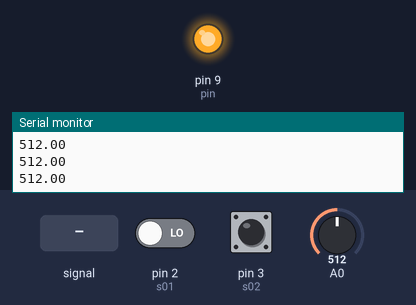
Bench run of a sketch on a simulated Arduino Uno, built with avr-gcc and run on an emulated ATmega328P. Shown: output pins drawn as LEDs (lit = HIGH), the last lines printed to the serial monitor. The test bench sets the inputs (shaded band); at power-on: A0 = 512, pin 2 (s01) LOW, pin 3 (s02) HIGH.

Above: at 1.2 s.
1.3 s: A0 fed a 2 Hz sine of ±306 counts around its level
At 1.68 s:
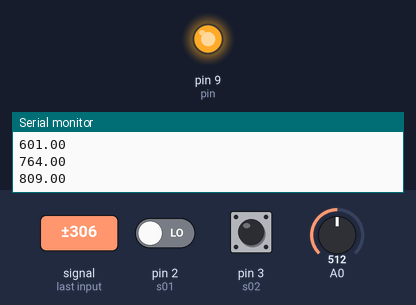
4.3 s: A0 set to 0
5.8 s: A0 set to 3
At 6.9 s:
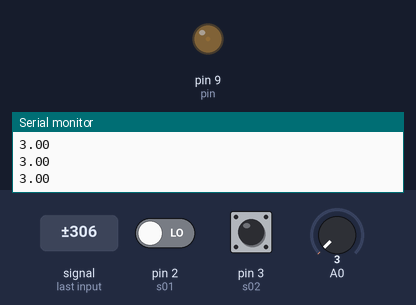
7.3 s: pin 2 (s01) driven HIGH
At 7.7 s:
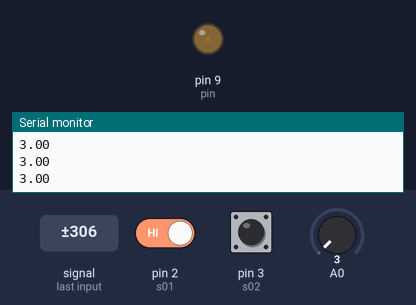
9.4 s: pin 2 (s01) driven LOW
At 9.9 s:
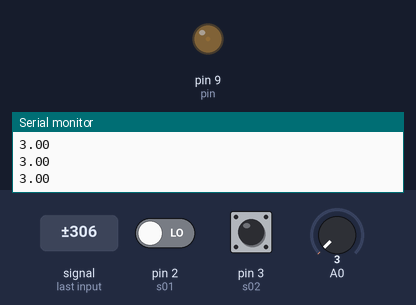
Timing chart, 0 to 11.9 s (numbered marks = the images above; inputs shaded):
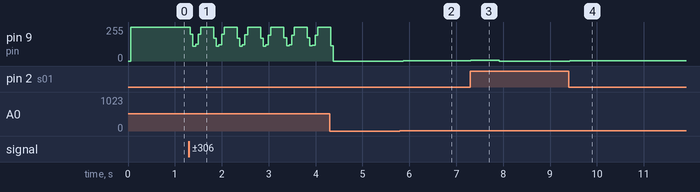

The sketch:

emf-detector.ino
```cpp
#define sample 500

byte inPinH = 0;
float valH;

int dirty[10];
byte index = 0;
int maxVal = 0;

byte s01 = 2;
byte s02 = 3;
byte pin = 9;

void setup() {
  Serial.begin(9600);

  pinMode(s01, INPUT);  //To Switch
  pinMode(s02, INPUT_PULLUP); //To Button
  pinMode(pin, OUTPUT); //To LED
}

void loop() {
  valH = average(inPinH, sample);

  if (digitalRead(s01) == 1) {
    analogWrite(pin, map(constrain(jail(valH, maxVal), 0, 100), 0, 100, 0, 255));
  } else {
    analogWrite(pin, map(constrain(valH, 0, 500), 0, 500, 0, 255));
  }

  if (digitalRead(s01) == 1) {  //Default Calibration
    if (millis() > 2000) {
      if (index < 10) {
        dirty[index] = valH;
        index++;
      } else {
        for (byte i = 1; i < 10; i++) {
          maxVal = max(dirty[i], maxVal);
        }
      }
    }
  }

  delay(1);

  if (digitalRead(s01) == 1) {
    attachInterrupt(digitalPinToInterrupt(s02), interrupt, FALLING);
    Serial.println(jail(valH, maxVal)); //Clear signal
  } else {
    Serial.println(valH); //Dirty signal
  }
}

float average(int inPin, int sam) {
  int arr[sam];
  unsigned long average = 0;

  for (int i = 0; i < sam; i++) {
    arr[i] = analogRead(inPin);
    average += arr[i];
  }

  return average / sam;
}

float jail(float avg, int dirty) {
  return max(0, avg - dirty);
}

void interrupt() {  //Re-calibrate
  index = 0;
  maxVal = 0;
}
```

Measured:
- after the input at 5.8 s, pin 9 (pin): 0/255 → 1/255 after 0.07 s
- after the input at 7.3 s, pin 9 (pin): 1/255 → 7/255 at once, → 0/255 0.61 s later
- after the input at 9.4 s, pin 9 (pin): 0/255 → 1/255 at once
